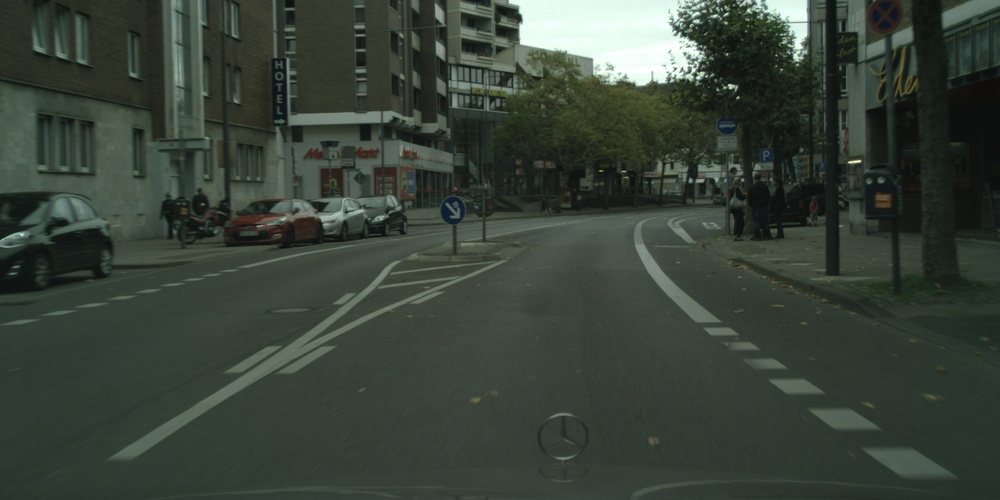
//> input picture python/learn/pic.jpg, 1000 x 500 px, shrunk from 2048 x 1024 before the run
$ ./main   (built with g++ and OpenCV 4)
//> lines starting //> are read from the running program, lines starting //| are printed output that depends on the picture
### C/opencv/ConnectedDomain.h
#ifndef _CONNECTEDDOMAIN_H_
#define _CONNECTEDDOMAIN_H_

/* headerfiles needed */
#include<opencv2/opencv.hpp>

/* function interfaces */
cv::Mat ConnectedDomain(cv::Mat srcImage, bool darw=false);


#endif

### C/opencv/grayscale.h
#ifndef _GRAYSCALE_H_
#define _GRAYSCALE_H_

#include<opencv2/opencv.hpp>

cv::Mat GrayScaleHistogram(cv::Mat& Img);


#endif

### C/opencv/main.cpp
#include<opencv2/opencv.hpp>
#include<opencv2/imgproc/imgproc.hpp>
#include<iostream>
#include<cassert>
#include"grayscale.h"
#include"ConnectedDomain.h"


using std::cout;
using std::endl;


void tryfilter();
void SplitMerge();
void ConnDomain();
void GrayScale();
void tryverbose();
void EdgeDetect();
void testPix();
void addMask();
void try_show();
void try_apis();


int main(void)
{
    using namespace cv;
    using namespace std;


    // [28 lines of commented-out code are left out]
    try_apis();


    cout << "done" << endl;
    // int m;
    // cin >> m;

    return 0;
}


// [345 lines left out: functions ConnDomain, GrayScale, tryfilter, SplitMerge, tryverbose, EdgeDetect and 3 more, not called in this run]

void try_apis() {
    using namespace std;
    using namespace cv;

    string impth("/home/coin/pic.jpg");
    Mat im = imread(impth);
//> im is the input picture: 500 rows x 1000 cols, CV_8UC3; mean B, G, R 56.8, 66.7, 56.8

    im.setTo(255);
//> im: 500 rows x 1000 cols, CV_8UC3; every value is 255
    im.setTo(cv::Scalar(255, 255, 0));
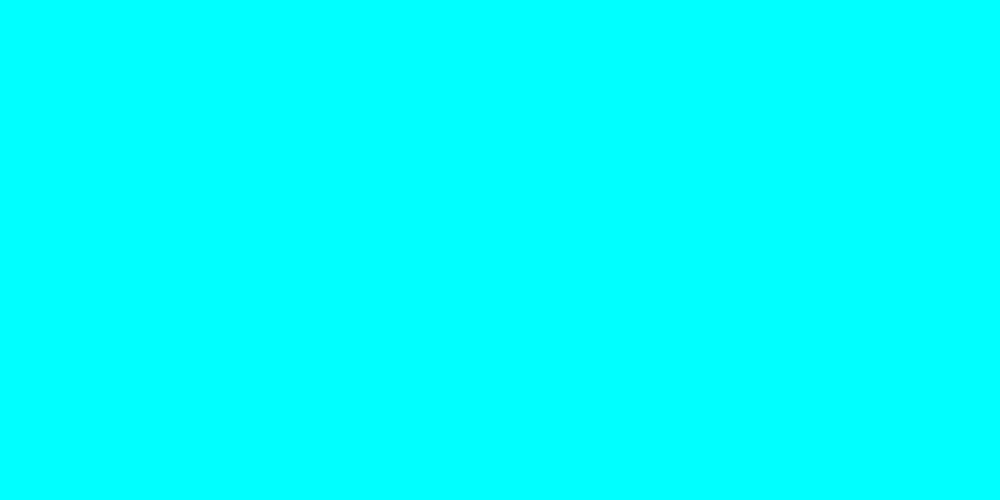
//> im: 500 rows x 1000 cols, CV_8UC3; mean B, G, R 255, 255, 0
    auto roi = im(cv::Rect(0, 0, 20, 20));
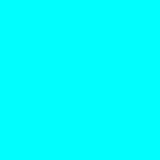
//> roi: 20 rows x 20 cols, CV_8UC3 (shown 8 times larger); mean B, G, R 255, 255, 0
    roi.setTo(0);
//> roi: 20 rows x 20 cols, CV_8UC3; every value is 0


    imwrite("./save.jpg", im);
    cout << "write done";
}
